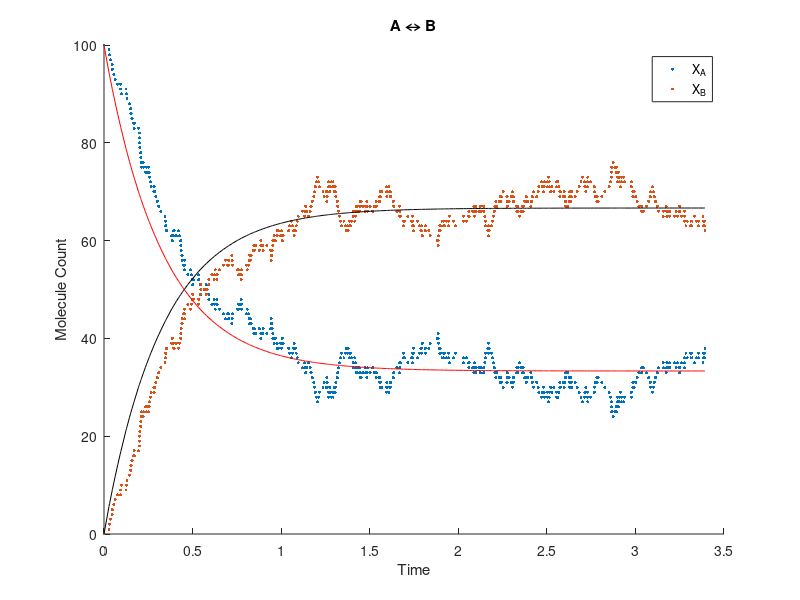

The MATLAB source for this figure:
clear all;
close all;

% This code is to test the effect of increasing the number of molecules
% in the Gillespie algorithm and comparing it to the ODE model. This
% reaction first will be solved for A<-->B

t(1) = 0;   %starts time at zero

k_f = 2;    %rate constant of forward reaction (A-->B)
k_r = 1;    %rate constant of reverse reaction (B-->A)
nA(1) = 100; %initial number of A molecules
nB(1) = 0; %initial number of B molecultes
Iterations = 5*(nA(1)+nB(1));   %number of times the algorithm will run

ODEnA(1) = nA(1);
ODEnB(1) = nB(1);

for i = 1:Iterations
    R_tot(i) = (k_f.*nA(i))+(k_r.*nB(i));  %calculates the total reaction rate                   
    dt(i) = random('Exponential',1/R_tot(i)); %selects random value for time interval (stores history in array)
    
    P(i) = (k_f.*nA(i))./(R_tot(i));  %probability of A becoming B
    if rand <= P(i) %tests probability
        nA(i+1) = nA(i)-1;  %decreases count of present A molecules
        nB(i+1) = nB(i)+1;  %increases count of present B molecules
    else           %otherwise a reverse reaction has to occur
        nA(i+1) = nA(i)+1;  %increases count of present A molecules
        nB(i+1) = nB(i)-1;  %decreases count of present B molecules
    end
    t(i+1) = t(i)+dt(i);    %advances time
    
    matrix = [1-(k_f*dt(i)) k_r*dt(i); k_f*dt(i) 1-(k_r*dt(i))];    %matrix to describe the change in species population
    ODEpop = matrix*[ODEnA(i); ODEnB(i)]; %matrix multiplication to describe new populations
    ODEnA(i+1) = ODEpop(1,1);   %stores value for the next population amount
    ODEnB(i+1) = ODEpop(2,1);
end

figure();   %plots number of molecules over time
scatter(t,nA,5,'red','filled');
hold on;
scatter(t,nB,5,'black','filled');
plot(t,ODEnA,'red');
plot(t,ODEnB,'black');
xlabel('Time');
ylabel('Molecule Count');
title('A \leftrightarrow B');
legend('X_A','X_B');

eqA = round(mean(nA)); %average values of each type of molecule
eqB = round(mean(nB));
ODEeqA = round(mean(ODEnA));    %average values of ODE model
ODEeqB = round(mean(ODEnB));